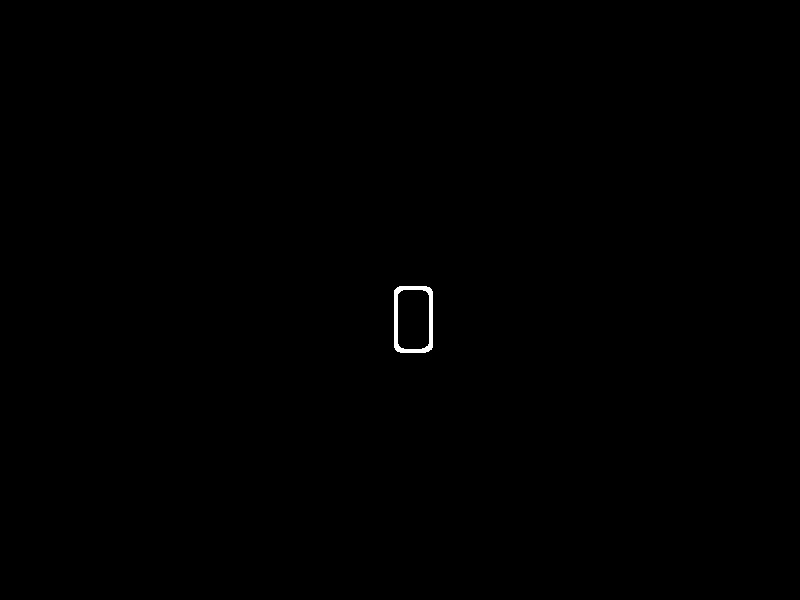
#> input picture 3.jpg, 800 x 600 px
$ python FlANN.py
#> lines starting #> are read from the running program, lines starting #| are printed output that depends on the picture

import numpy as np
import cv2
from matplotlib import pyplot as plt

MIN_MATCH_COUNT =20
template = cv2.imread('3.jpg')  # queryImage
#> template is the input picture: shape (600, 800, 3); min 0, max 255, mean 0.4
target = cv2.imread('coke.jpg')  # trainImage
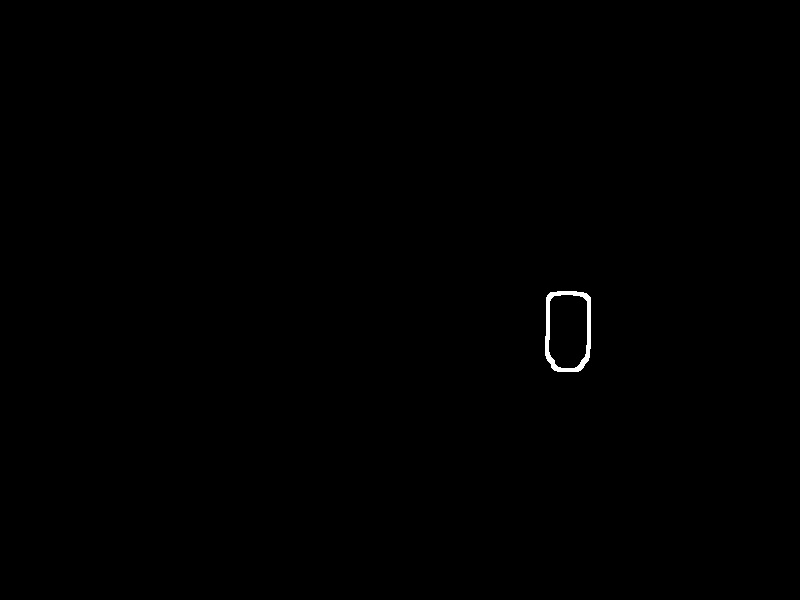
#> input picture coke.jpg, 800 x 600 px
#> target is the input picture: shape (600, 800, 3); min 0, max 255, mean 0.5

sift = cv2.xfeatures2d.SIFT_create()
# find the keypoints and descriptors with SIFT
kp1, des1 = sift.detectAndCompute(template, None)
#> kp1 = 10 keypoints; (x, y, size): (429, 290, 5), (429, 290, 5), (425, 294, 4.1), (401, 344, 4.1), (426, 343, 3.4), (426, 343, 3.4), (426, 343, 3.9), (426, 343, 3.9), (413, 318, 55.6), (413, 318, 55.6)
kp2, des2 = sift.detectAndCompute(target, None)
#> kp2 = 17 keypoints; strongest (x, y, size): (547, 338, 4.1), (588, 347, 4.1), (575, 293, 4), (559, 293, 4)

FLANN_INDEX_KDTREE = 0
index_params = dict(algorithm=FLANN_INDEX_KDTREE, trees=5)
search_params = dict(checks=50)
flann = cv2.FlannBasedMatcher(index_params, search_params)
matches = flann.knnMatch(des1, des2, k=2)
#> matches = 10 matches
# store all the good matches as per Lowe's ratio test.
good = []

for m, n in matches:
    if m.distance < 0.7 * n.distance:
        good.append(m)
#> this loop made 10 passes
#> after the loop, good = 8 matches
if len(good) > MIN_MATCH_COUNT:

    src_pts = np.float32([kp1[m.queryIdx].pt for m in good]).reshape(-1, 1, 2)
    dst_pts = np.float32([kp2[m.trainIdx].pt for m in good]).reshape(-1, 1, 2)

    M, mask = cv2.findHomography(src_pts, dst_pts, cv2.RANSAC, 5.0)
    matchesMask = mask.ravel().tolist()
    h, w = template.shape

    pts = np.float32([[0, 0], [0, h - 1], [w - 1, h - 1], [w - 1, 0]]).reshape(-1, 1, 2)
    dst = cv2.perspectiveTransform(pts, M)
    cv2.polylines(target, [np.int32(dst)], True, 0, 2, cv2.LINE_AA)
else:
    print("Not enough matches are found - %d/%d" % (len(good), MIN_MATCH_COUNT))
#| Not enough matches are found - 8/20
    matchesMask = None
draw_params = dict(matchColor=(0, 255, 0),
                   singlePointColor=None,
                   matchesMask=matchesMask,
                   flags=2)
result = cv2.drawMatches(template, kp1, target, kp2, good, None, **draw_params)
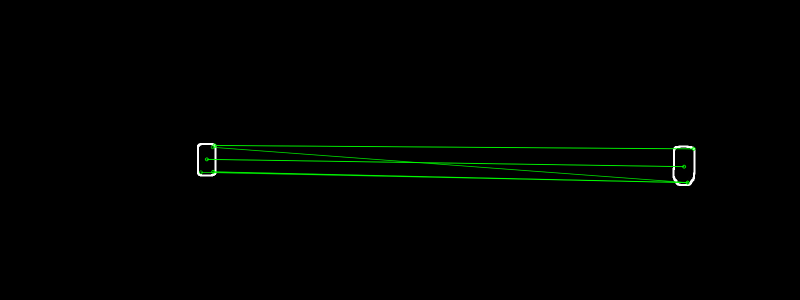
#> result: shape (600, 1600, 3) (shown at 1/2 size); mean B, G, R 0.4, 2.4, 0.4
plt.imshow(result, 'gray')
plt.show()
